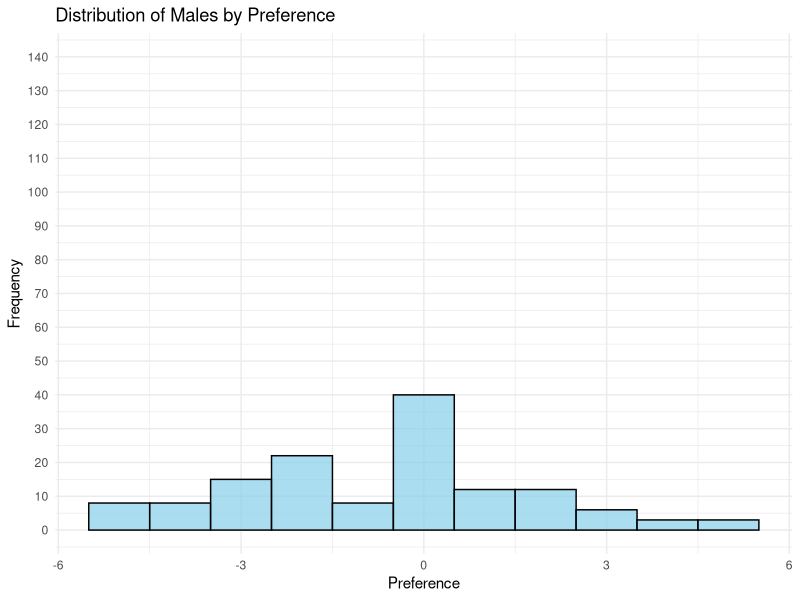
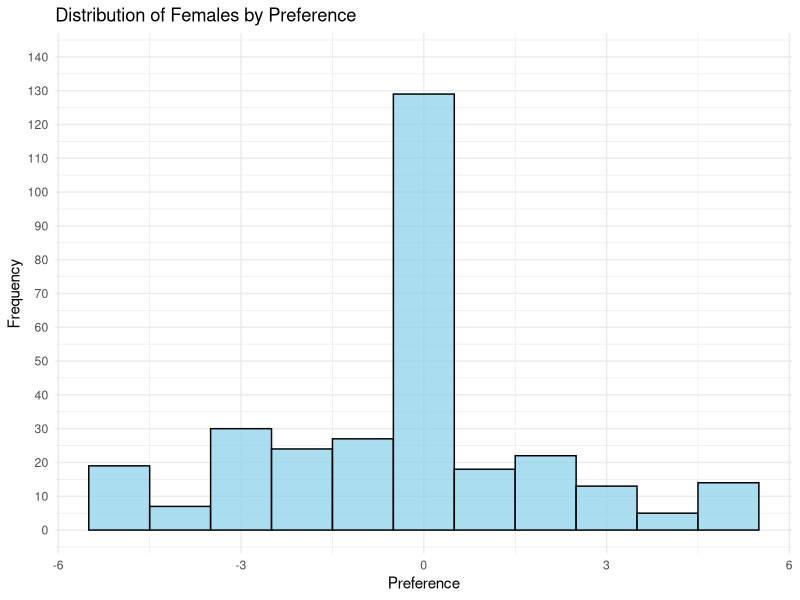
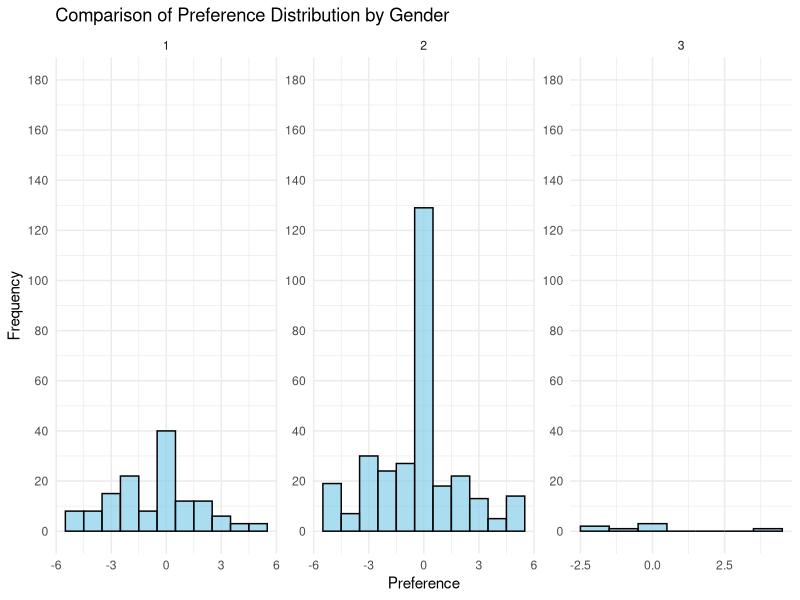
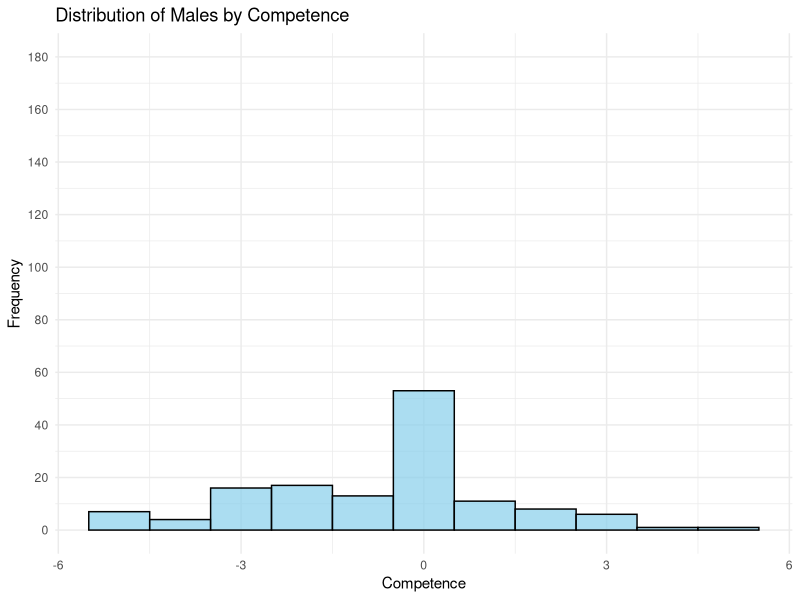
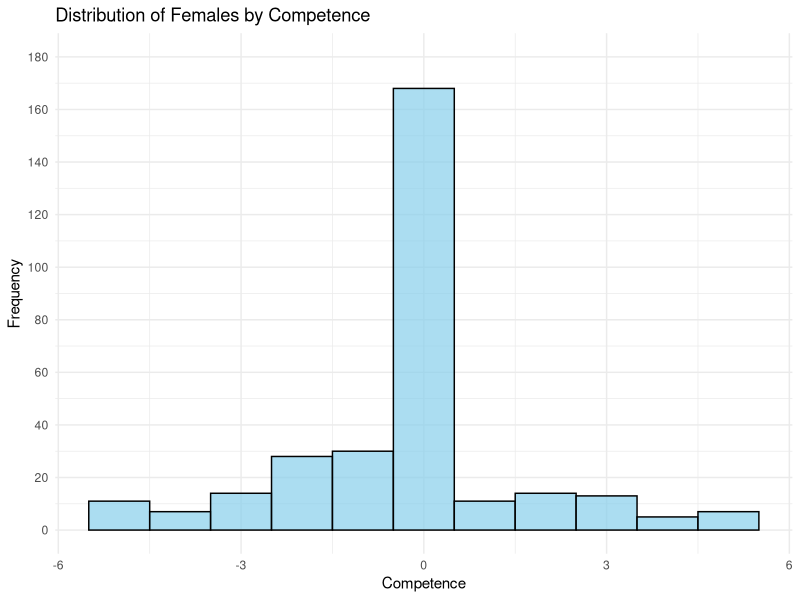
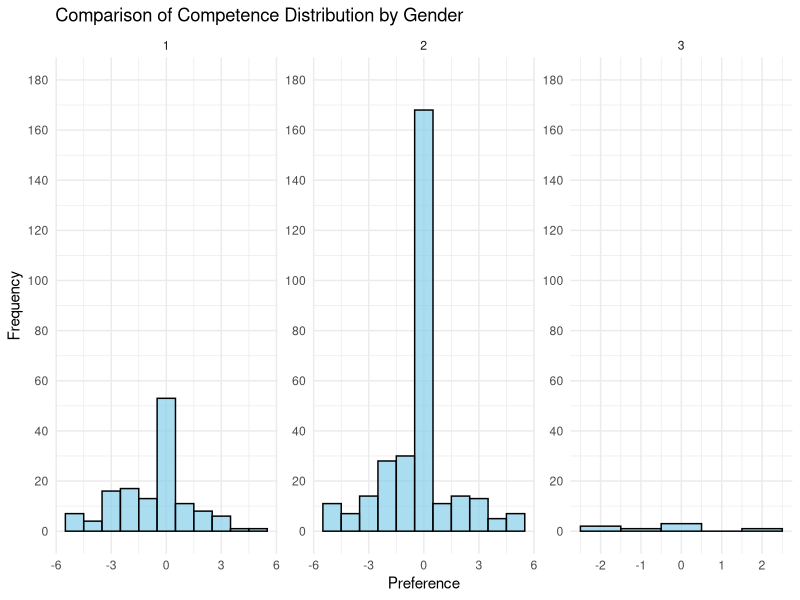

These charts were generated, in order, by the following R code:
#### Preamble ####
# Purpose: Clean the "Inaction We Trust" data of Study 2 by "Adrien Fillon" based on gender
# Author: Hari Lee Robledo, Sky Suh and Francesca Ye
# Date: 10 February 2024
# Pre-requisites: none


### Workspace Setup ###
library(tidyverse)
library(ggplot2)


#### Clean Data ####
# Select and save only the "preference", "competence" and "gender" columns
data_gender <- read.csv("study_2_raw_data.csv", sep = ";" )
data_gender <- data_gender[, c("preference","competence", "gender")]


# Convert columns to numeric (assuming "preference" is numeric)
data_gender$preference <- as.numeric(as.character(data_gender$preference))
data_gender$competence <- as.numeric(as.character(data_gender$competence))

# Skip rows with missing values
data_gender <- na.omit(data_gender)

data_gender

## Preference Graphs by Gender

# Select Gender 1 (male)
data_male <- data_gender[data_gender$gender == 1, ]

# Preference Graph by Gender 1 (Male)

histogram_male <- ggplot(data_male, aes(x = preference)) +
  geom_histogram(binwidth = 1, fill = "skyblue", color = "black", alpha = 0.7) +
  scale_y_continuous(limits = c(0,140), breaks = seq(0, 140, by = 10)) +
  labs(title = "Distribution of Males by Preference",
       x = "Preference",
       y = "Frequency") +
  theme_minimal()

histogram_male

# Preference Graph by Gender 2 (Female)

data_female <- data_gender[data_gender$gender == 2, ]

# Create a histogram for the "preference" column with gender equal to 2
histogram_female <- ggplot(data_female, aes(x = preference)) +
  geom_histogram(binwidth = 1, fill = "skyblue", color = "black", alpha = 0.7) +
  scale_y_continuous(limits = c(0,140), breaks = seq(0, 140, by = 10)) +
  labs(title = "Distribution of Females by Preference",
       x = "Preference",
       y = "Frequency") +
  theme_minimal()

histogram_female


#Compare Preference by Gender
#Code referenced from: https://chat.openai.com/
histogram_comparison_preference <- ggplot(data_gender, aes(x = preference)) +
  geom_histogram(binwidth = 1, fill = "skyblue", color = "black", alpha = 0.7) +
  labs(title = "Comparison of Preference Distribution by Gender",
       x = "Preference",
       y = "Frequency") +
  theme_minimal() +
  scale_y_continuous(limits = c(0, 180), breaks = seq(0, 180, by = 20)) +
  facet_wrap(~gender, scales = "free")


histogram_comparison_preference

## Competence Graphs by Gender

# Select Gender 1 (male) and Competence
data_male <- data_gender[data_gender$gender == 1, ]

histogram_male_competence <- ggplot(data_male, aes(x = competence)) +
  geom_histogram(binwidth = 1, fill = "skyblue", color = "black", alpha = 0.7) +
  labs(title = "Distribution of Males by Competence ",
       x = "Competence",
       y = "Frequency") +
  scale_y_continuous(limits = c(0, 180), breaks = seq(0, 180, by = 20)) +
  theme_minimal()

histogram_male_competence


# Select Gender 2 (female) and Competence
data_female <- data_gender[data_gender$gender == 2, ]

histogram_female_competence <- ggplot(data_female, aes(x = competence)) +
  geom_histogram(binwidth = 1, fill = "skyblue", color = "black", alpha = 0.7) +
  labs(title = "Distribution of Females by Competence",
       x = "Competence",
       y = "Frequency") +
  scale_y_continuous(limits = c(0, 180), breaks = seq(0, 180, by = 20)) +
  theme_minimal()

histogram_female_competence


#Compare Competence by Gender
#Code referenced from: https://chat.openai.com/
histogram_comparison_competence <- ggplot(data_gender, aes(x = competence)) +
  geom_histogram(binwidth = 1, fill = "skyblue", color = "black", alpha = 0.7) +
  labs(title = "Comparison of Competence Distribution by Gender",
       x = "Preference",
       y = "Frequency") +
  theme_minimal() +
  scale_y_continuous(limits = c(0, 180), breaks = seq(0, 180, by = 20)) +
  facet_wrap(~gender, scales = "free")


histogram_comparison_competence

